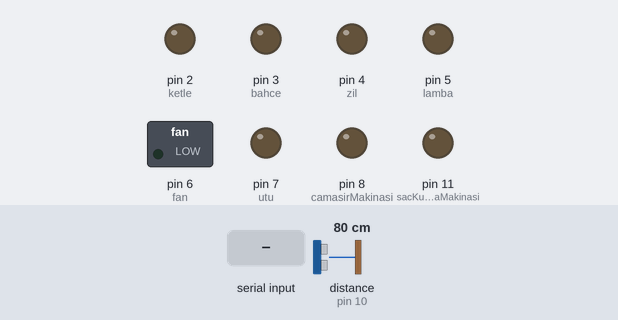
Bench run of a sketch on a simulated Arduino Uno, built with avr-gcc and run on an emulated ATmega328P. On the bench: switched loads named in the sketch (green lamp = pin HIGH), output pins drawn as LEDs (lit = HIGH). Wiring (inferred from the names in the program): ultrasonic range finder: trigger pin 9; echo pin 10. The test bench sets the inputs (shaded band); at power-on: distance to the obstacle (sensor on pin 10) 80 cm. The echo pulse lasts 58.3 µs per cm; pins used as bus, display or sensor lines are not drawn.

Above: at 1.2 s.
1.3 s: "k" received over Serial
At 2.0 s:
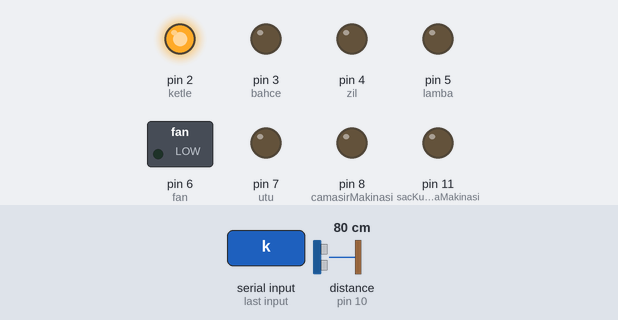
2.8 s: byte 113 ('q') received over Serial
At 3.3 s:
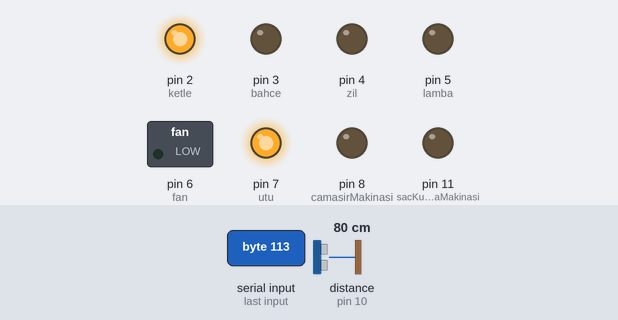
4.3 s: byte 115 ('s') received over Serial
At 4.7 s:
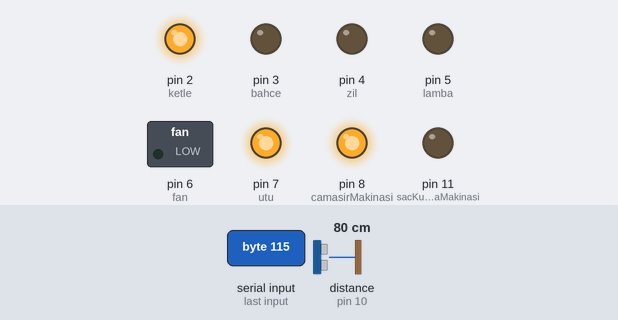
5.8 s: byte 114 ('r') received over Serial
At 6.3 s:
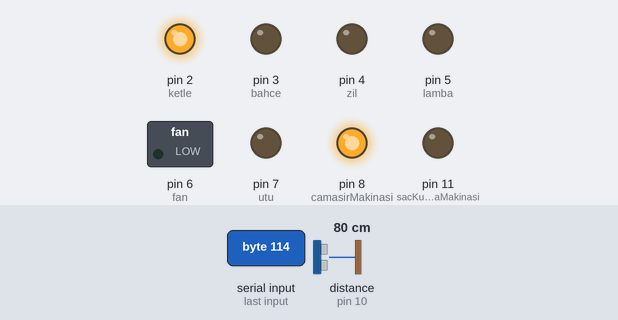
7.3 s: "l" received over Serial
At 7.6 s:
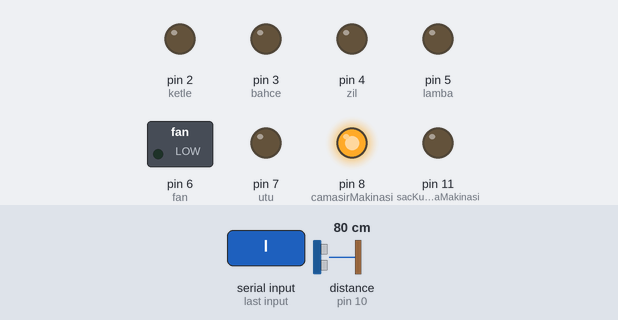
8.8 s: "c" received over Serial
At 10.2 s:
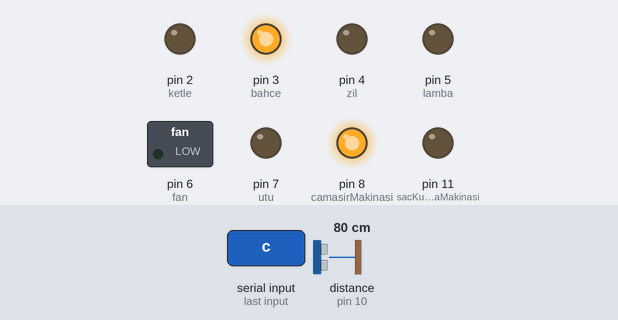
Timing chart, 0 to 11.3 s (numbered marks = the images above; inputs shaded):
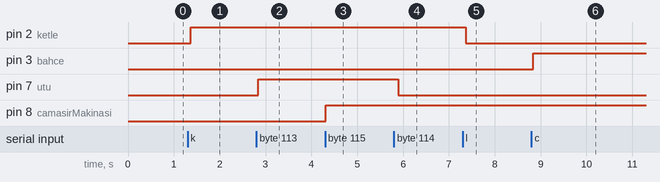

The sketch:

Ikinci_Arduino.ino
```cpp
int ketle = 2;
int bahce = 3;
int zil = 4 ;
int lamba = 5 ;
int fan = 6;
int utu = 7;
int camasirMakinasi = 8 ;
int trigPin = 9;
int echoPin = 10;
int sacKurutmaMakinasi = 11 ;

long sure;
long uzaklik;
char veri;
boolean guvenliketkin = false;


void setup() {
  Serial.begin(9600);
  pinMode(ketle, OUTPUT);
  pinMode(bahce, OUTPUT);
  pinMode(zil, OUTPUT);
  pinMode(lamba, OUTPUT);
  pinMode(fan, OUTPUT);
  pinMode(utu, OUTPUT);
  pinMode(camasirMakinasi, OUTPUT);
  pinMode(trigPin, OUTPUT);
  pinMode(echoPin, INPUT);
  pinMode(sacKurutmaMakinasi, OUTPUT);
}

void loop() {
  digitalWrite(trigPin, LOW); /* sensör pasif hale getirildi */
  delayMicroseconds(5);
  digitalWrite(trigPin, HIGH); /* Sensore ses dalgasının üretmesi için emir verildi */
  delayMicroseconds(10);
  digitalWrite(trigPin, LOW);  /* Yeni dalgaların üretilmemesi için trig pini LOW konumuna getirildi */
  sure = pulseIn(echoPin, HIGH); /* ses dalgasının geri dönmesi için geçen sure ölçülüyor */
  uzaklik = sure / 29.1 / 2; /* ölçülen sure uzaklığa çevriliyor */
  if (uzaklik < 4 && guvenliketkin) {
    Serial.print("a");
  }


  if (Serial.available() > 0) {
    veri = Serial.read();
    if (veri == 'k') {
      digitalWrite(ketle, HIGH);
    } else if (veri == 'l') {
      digitalWrite(ketle, LOW);
    } else if (veri == 'c') {
      digitalWrite(bahce, HIGH);
    } else if (veri == 'd') {
      digitalWrite(bahce, LOW);
    } else  if (veri == 'e') {
      digitalWrite(zil, HIGH);
    } else if (veri == 'f') {
      digitalWrite(zil, LOW);
    } else if (veri == 'g') {
      digitalWrite(lamba, HIGH);
    } else if (veri == 'h') {
      digitalWrite(lamba, LOW);
    } else if (veri == 'o') {
      digitalWrite(fan, HIGH);
    } else if (veri == 'p') {
      digitalWrite(fan, LOW);
    } else  if (veri == 'q') {
      digitalWrite(utu, HIGH);
    } else if (veri == 'r') {
      digitalWrite(utu, LOW);
    } else if (veri == 's') {
      digitalWrite(camasirMakinasi, HIGH);
    } else if (veri == 't') {
      digitalWrite(camasirMakinasi, LOW);
    } else if (veri == 'y') {
      guvenliketkin = true;
    } else if (veri == 'z') {
      guvenliketkin = false;
    } else if (veri == 'w') {
      digitalWrite(sacKurutmaMakinasi, HIGH);
    } else if (veri == 'i') {
      digitalWrite(sacKurutmaMakinasi, LOW);
    }
  }
  delay(100);
}
```

Measured:
- after the input at 1.3 s, pin 2 (ketle): LOW → HIGH after 0.07 s
- after the input at 2.8 s, pin 7 (utu): LOW → HIGH after 0.05 s
- after the input at 4.3 s, pin 8 (camasirMakinasi): LOW → HIGH at once
- after the input at 5.8 s, pin 7 (utu): HIGH → LOW after 0.10 s
- after the input at 7.3 s, pin 2 (ketle): HIGH → LOW after 0.07 s
- after the input at 8.8 s, pin 3 (bahce): LOW → HIGH at once
